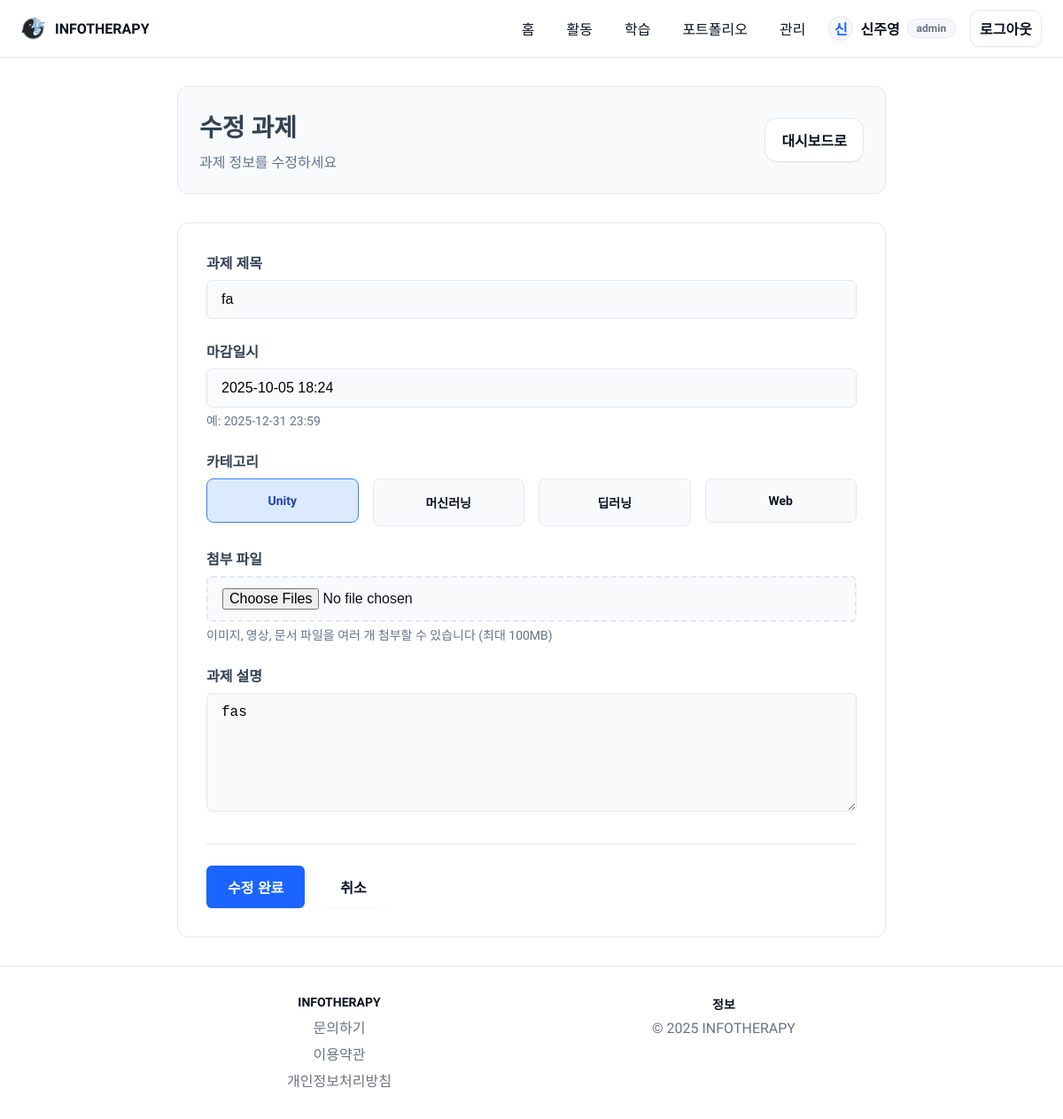
Screenshot of /admin/assignment/4/edit (signed in) with the database file from the repository.
### tables this page shows
CREATE TABLE assignments (
              id INTEGER PRIMARY KEY AUTOINCREMENT,
              title TEXT NOT NULL,
              due TEXT,
              description TEXT,
              category TEXT
            , file_path TEXT, file_paths TEXT DEFAULT '[]');

### app.py (the view, shortened to what this page needs)
    @app.route("/admin/assignment/<int:item_id>/edit", methods=["GET", "POST"])
    @admin_required
    def admin_assignment_edit(item_id: int):
        with get_db() as cx:
            item = cx.execute("SELECT id, title, due, description, category, file_path, file_paths FROM assignments WHERE id=?", (item_id,)).fetchone()
        return render_template("admin_assignment_form.html", item=item)

### templates/admin_assignment_form.html (shortened to what this page needs)
{% extends 'base.html' %}
{% block content %}
  <div class="admin-form-container">
    <div class="form-header">
      <div class="form-title">
        <h1>{{ '수정' if item else '추가' }} 과제</h1>
        <p>{{ '과제 정보를 수정하세요' if item else '새로운 과제를 추가하세요' }}</p>
      </div>
      <a class="btn btn-outline" href="{{ url_for('admin_dashboard') }}">
        대시보드로
      </a>
    </div>
    <div class="form-card">
      <form class="admin-form" method="post" enctype="multipart/form-data">
        <div class="form-group">
          <label class="form-label">
            과제 제목
          </label>
          <input
            class="form-input"
            name="title"
            value="{{ item['title'] if item else '' }}"
            placeholder="과제 제목을 입력하세요"
            required
          >
        </div>
        <div class="form-group">
          <label class="form-label">
            마감일시
          </label>
          <input
            class="form-input"
            name="due"
            value="{{ item['due'] if item else '' }}"
            placeholder="YYYY-MM-DD HH:MM"
          >
          <small class="form-hint">예: 2025-12-31 23:59</small>
        </div>
        <div class="form-group">
          <label class="form-label">
            카테고리
          </label>
          <div class="category-selector">
            {% set cat = (item['category'] if item else '') %}
            <label class="category-option {{ 'active' if cat=='unity' }}">
              <div class="option-content">
                <span class="option-text">Unity</span>
              </div>
            </label>
            <label class="category-option {{ 'active' if cat=='ml' }}">
              <div class="option-content">
                <span class="option-text">머신러닝</span>
              </div>
            </label>
            <label class="category-option {{ 'active' if cat=='dl' }}">
              <div class="option-content">
                <span class="option-text">딥러닝</span>
              </div>
            </label>
            <label class="category-option {{ 'active' if cat=='web' }}">
              <div class="option-content">
                <span class="option-text">Web</span>
              </div>
            </label>
          </div>
        </div>
         <div class="form-group">
           <label class="form-label">
             첨부 파일
           </label>
          <input
            type="file"
            class="form-file"
            name="files"
            id="files_input"
            accept="image/*,video/*,.pdf,.doc,.docx,.ppt,.pptx,.txt"
            multiple
          >
          <small class="form-hint">이미지, 영상, 문서 파일을 여러 개 첨부할 수 있습니다 (최대 100MB)</small>
        </div>
        <div class="form-group">
          <label class="form-label">
            과제 설명
          </label>
          <textarea
            class="form-textarea"
            name="description"
            placeholder="과제에 대한 상세한 설명을 입력하세요..."
            rows="6"
          >{{ item['description'] if item else '' }}</textarea>
        </div>
        <div class="form-actions">
          <button class="btn btn-primary btn-large" type="submit">
            {{ '수정 완료' if item else '과제 추가' }}
          </button>
          <a class="btn btn-outline btn-large" href="{{ url_for('admin_dashboard') }}">
            취소
          </a>
        </div>
      </form>
    </div>
  </div>
{% endblock %}

### static/css/main.css (style rules this page uses)
:root { --bg: #ffffff; --text: #0b1221; --muted: #6b7280; --primary: #1b64ff; --primary-600: #1553d6; --surface: #f6f7fb; --border: #e5e7eb; }
* { box-sizing: border-box; }
html, body { height: 100%; }
body { margin: 0; font-family: "Pretendard", -apple-system, BlinkMacSystemFont, "Segoe UI", Roboto, Oxygen, Ubuntu, Cantarell, "Fira Sans", "Droid Sans", "Helvetica Neue", Arial, "Apple Color Emoji", "Segoe UI Emoji"; color: var(--text); background: var(--bg); -webkit-font-smoothing: antialiased; -moz-osx-font-smoothing: grayscale; overflow-x: hidden; }
html { scrollbar-width: none; }
body { display: flex; flex-direction: column; min-height: 100vh; }
.btn { display: inline-flex; align-items: center; justify-content: center; gap: 8px; border-radius: 14px; padding: 12px 18px; font-weight: 600; text-decoration: none; cursor: pointer; transition: all .15s ease; box-shadow: 0 1px 0 rgba(17,24,39,0.04); }
.btn-primary { background: var(--primary); color: #fff; }
.btn-outline { border: 1px solid var(--border); color: var(--text); background: #fff; }

### templates/admin_assignment_form.html (style rules this page uses)
.admin-form-container { max-width: 800px; margin: 0 auto; }
.form-header { display: flex; justify-content: space-between; align-items: center; margin-bottom: 2rem; padding: 1.5rem; background: #f8fafc; border: 1px solid #e2e8f0; color: #334155; border-radius: 12px; }
.form-title h1 { margin: 0 0 0.5rem 0; font-size: 1.75rem; font-weight: 700; }
.form-title p { margin: 0; color: #64748b; font-size: 1rem; }
.form-card { background: white; border: 1px solid #e2e8f0; border-radius: 12px; overflow: hidden; }
.admin-form { padding: 2rem; }
.form-group { margin-bottom: 1.5rem; }
.form-label { display: flex; align-items: center; gap: 0.5rem; font-weight: 600; color: #334155; margin-bottom: 0.5rem; font-size: 1rem; }
.form-input, .form-textarea { width: 100%; padding: 0.75rem 1rem; border: 1px solid #e2e8f0; border-radius: 6px; font-size: 1rem; transition: all 0.2s ease; background: #f8fafc; }
.form-file { width: 100%; padding: 0.75rem 1rem; border: 2px dashed #e2e8f0; border-radius: 6px; font-size: 1rem; transition: all 0.2s ease; background: #f8fafc; cursor: pointer; }
.form-hint { display: block; margin-top: 0.25rem; color: #64748b; font-size: 0.875rem; }
.category-selector { display: grid; grid-template-columns: repeat(auto-fit, minmax(150px, 1fr)); gap: 1rem; }
.category-option { position: relative; cursor: pointer; }
.option-content { display: flex; flex-direction: column; align-items: center; gap: 0.5rem; padding: 1rem; border: 1px solid #e2e8f0; border-radius: 8px; background: #f8fafc; transition: all 0.2s ease; text-align: center; }
.category-option.active .option-content { border-color: #3b82f6; background: #dbeafe; color: #1e40af; }
.option-text { font-weight: 600; font-size: 0.875rem; }
.form-actions { display: flex; gap: 1rem; margin-top: 2rem; padding-top: 1.5rem; border-top: 1px solid #e2e8f0; }
.btn-large { padding: 0.75rem 1.5rem; font-size: 1rem; font-weight: 600; border-radius: 6px; display: flex; align-items: center; gap: 0.5rem; text-decoration: none; border: none; cursor: pointer; transition: all 0.2s ease; }

### rows the page displays
assignments: title "fa", due "2025-10-05 18:24", description "fas"

### other values shown
{{ (session.get('name') or 'U')[:1] }} "신"
{{ session.get('name') or '사용자' }} "신주영"
{{ '수정' if item else '추가' }} "수정"
{{ '과제 정보를 수정하세요' if item else '새로운 과제를 추가하세요' }} "과제 정보를 수정하세요"
{{ '수정 완료' if item else '과제 추가' }} "수정 완료"
